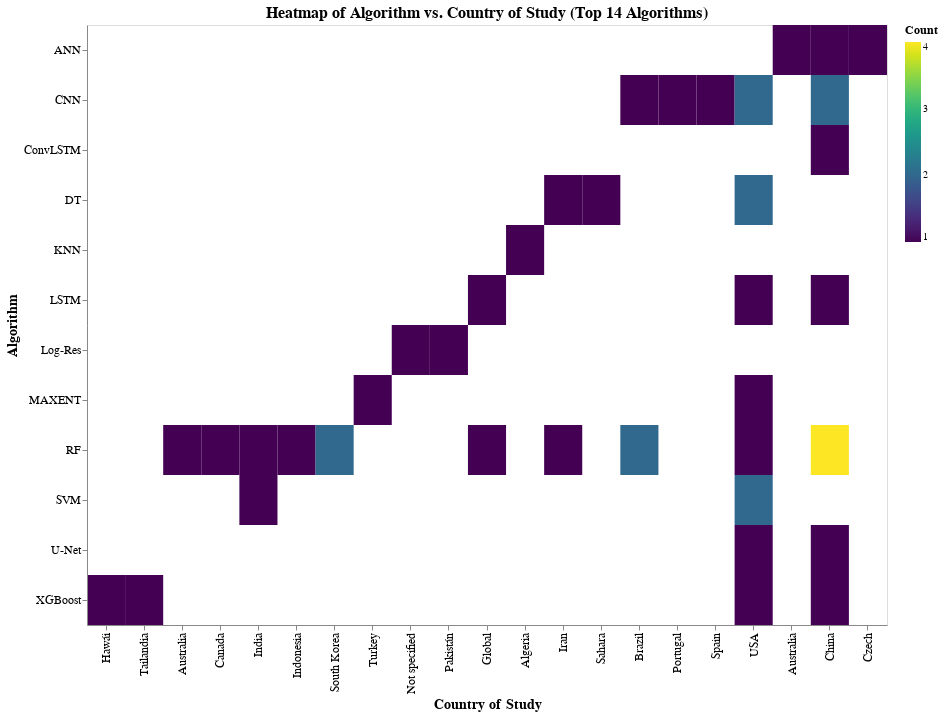

Here is the notebook cell this chart was saved with:
### Code cell
# prompt: haz otro para el heatmap y el open repositories

# Assuming grouped_data_top14 is already defined from the previous code

import altair as alt

# Create the adjusted heatmap with larger size and font
heatmap_adjusted = alt.Chart(grouped_data_top14).mark_rect().encode(
    x=alt.X('Pais de estudio', title='Country of Study', sort='-y'), # Sort x-axis by y-axis values
    y=alt.Y('Algoritmo', title='Algorithm'),
    color=alt.Color('Count', title='Count', scale=alt.Scale(scheme='viridis')), # Use a different color scheme
    tooltip=['Algoritmo', 'Pais de estudio', 'Count']
).properties(
    title='Heatmap of Algorithm vs. Country of Study (Top 14 Algorithms)',
    width=800,  # Adjusted width
    height=600   # Adjusted height
).configure_axis(
    labelFontSize=12,
    titleFontSize=14
).configure_title(
    fontSize=16
).configure_legend(
    titleFontSize=12,
    labelFontSize=10
).interactive()

# Display the heatmap
heatmap_adjusted

### Figure 1 — Vega-Lite specification as saved in the notebook (floating-point values rounded to 4 significant figures)
{"config": {"view": {"continuousWidth": 300, "continuousHeight": 300}, "axis": {"labelFontSize": 12, "titleFontSize": 14}, "legend": {"labelFontSize": 10, "titleFontSize": 12}, "title": {"fontSize": 16}}, "data": {"name": "data-9bbc1d8f17324a1a70e6d68b0083b2e0"}, "mark": {"type": "rect"}, "encoding": {"color": {"field": "Count", "scale": {"scheme": "viridis"}, "title": "Count", "type": "quantitative"}, "tooltip": [{"field": "Algoritmo", "type": "nominal"}, {"field": "Pais de estudio", "type": "nominal"}, {"field": "Count", "type": "quantitative"}], "x": {"field": "Pais de estudio", "sort": "-y", "title": "Country of Study", "type": "nominal"}, "y": {"field": "Algoritmo", "title": "Algorithm", "type": "nominal"}}, "height": 600, "params": [{"name": "param_3", "select": {"type": "interval", "encodings": ["x", "y"]}, "bind": "scales"}], "title": "Heatmap of Algorithm vs. Country of Study (Top 14 Algorithms)", "width": 800, "$schema": "https://vega.github.io/schema/vega-lite/v5.20.1.json", "datasets": {"data-9bbc1d8f17324a1a70e6d68b0083b2e0": [{"Algoritmo": "ANN", "Pais de estudio": "Australia", "Count": 1}, {"Algoritmo": "ANN", "Pais de estudio": "China", "Count": 1}, {"Algoritmo": "ANN", "Pais de estudio": "Czech ", "Count": 1}, {"Algoritmo": "CNN", "Pais de estudio": "Brazil", "Count": 1}, {"Algoritmo": "CNN", "Pais de estudio": "China", "Count": 2}, {"Algoritmo": "CNN", "Pais de estudio": "Portugal", "Count": 1}, {"Algoritmo": "CNN", "Pais de estudio": "Spain", "Count": 1}, {"Algoritmo": "CNN", "Pais de estudio": "USA", "Count": 2}, {"Algoritmo": "ConvLSTM", "Pais de estudio": "China", "Count": 1}, {"Algoritmo": "DT", "Pais de estudio": "Iran", "Count": 1}, {"Algoritmo": "DT", "Pais de estudio": "Sahara ", "Count": 1}, {"Algoritmo": "DT", "Pais de estudio": "USA", "Count": 2}, {"Algoritmo": "KNN", "Pais de estudio": "Algeria", "Count": 1}, {"Algoritmo": "LSTM", "Pais de estudio": "China", "Count": 1}, {"Algoritmo": "LSTM", "Pais de estudio": "Global", "Count": 1}, {"Algoritmo": "LSTM", "Pais de estudio": "USA", "Count": 1}, {"Algoritmo": "Log-Res", "Pais de estudio": "Not specified ", "Count": 1}, {"Algoritmo": "Log-Res", "Pais de estudio": "Pakistán", "Count": 1}, {"Algoritmo": "MAXENT", "Pais de estudio": "Turkey", "Count": 1}, {"Algoritmo": "MAXENT", "Pais de estudio": "USA", "Count": 1}, {"Algoritmo": "RF", "Pais de estudio": "Australia ", "Count": 1}, {"Algoritmo": "RF", "Pais de estudio": "Brazil", "Count": 2}, {"Algoritmo": "RF", "Pais de estudio": "Canada", "Count": 1}, {"Algoritmo": "RF", "Pais de estudio": "China", "Count": 4}, {"Algoritmo": "RF", "Pais de estudio": "Global", "Count": 1}, {"Algoritmo": "RF", "Pais de estudio": "India", "Count": 1}, {"Algoritmo": "RF", "Pais de estudio": "Indonesia", "Count": 1}, {"Algoritmo": "RF", "Pais de estudio": "Iran", "Count": 1}, {"Algoritmo": "RF", "Pais de estudio": "South Korea", "Count": 2}, {"Algoritmo": "RF", "Pais de estudio": "USA", "Count": 1}, {"Algoritmo": "SVM", "Pais de estudio": "India", "Count": 1}, {"Algoritmo": "SVM", "Pais de estudio": "USA", "Count": 2}, {"Algoritmo": "U-Net", "Pais de estudio": "China", "Count": 1}, {"Algoritmo": "U-Net", "Pais de estudio": "USA", "Count": 1}, {"Algoritmo": "XGBoost", "Pais de estudio": "China", "Count": 1}, {"Algoritmo": "XGBoost", "Pais de estudio": "Hawái", "Count": 1}, {"Algoritmo": "XGBoost", "Pais de estudio": "Tailandia", "Count": 1}, {"Algoritmo": "XGBoost", "Pais de estudio": "USA", "Count": 1}]}}
